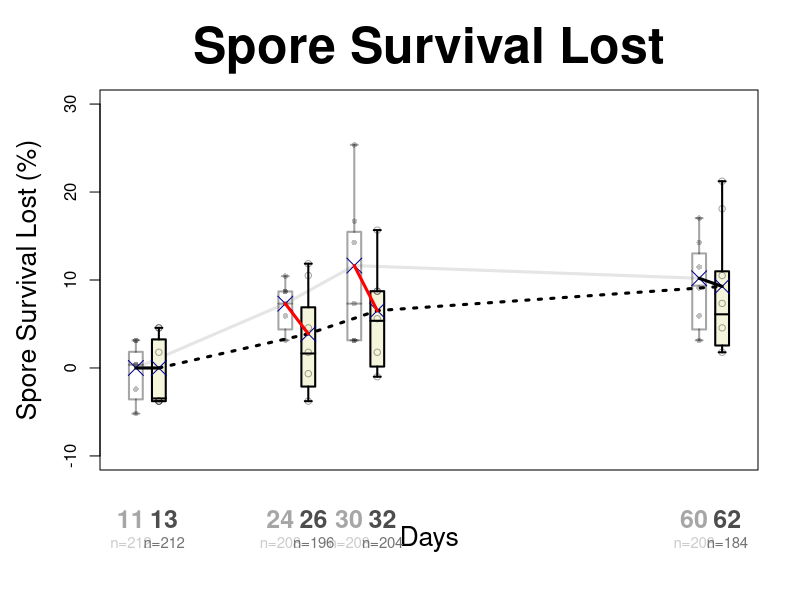
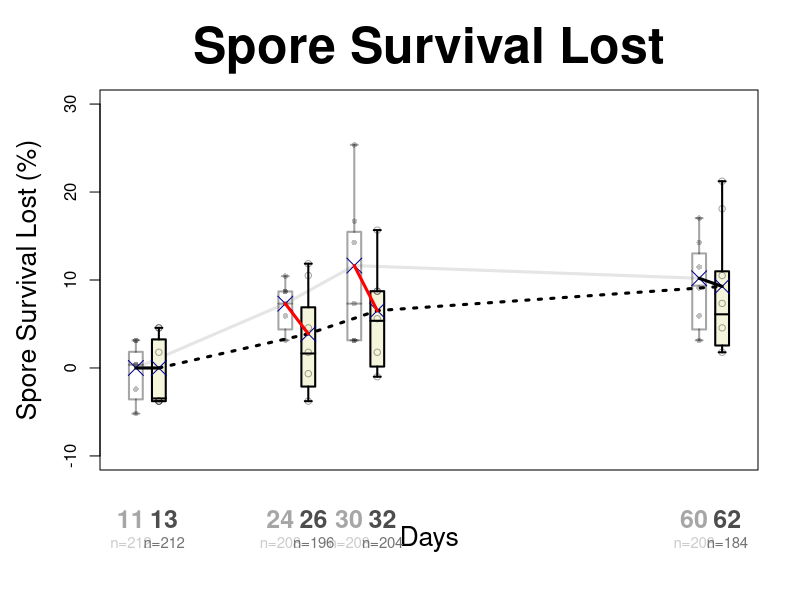

Recreate these plots in R, in order.
#| label: Figure_1_RAW.R
## ===========================
## Spore Survival Lost — no ENmisc
## ===========================

## ---------- Helpers (no dependencies) ----------

weighted_quantile <- function(x, w, probs = c(0.25, 0.5, 0.75)) {
  ok <- is.finite(x) & is.finite(w) & w > 0
  x <- x[ok]; w <- w[ok]
  if (length(x) == 0L) return(rep(NA_real_, length(probs)))
  o <- order(x); x <- x[o]; w <- w[o]
  cw <- cumsum(w) / sum(w)
  sapply(probs, function(p) approx(x = cw, y = x, xout = p, rule = 2, ties = "ordered")$y)
}

wbox_stats_one <- function(y, w) {
  qs <- weighted_quantile(y, w, c(0.25, 0.5, 0.75))
  q1 <- qs[1]; med <- qs[2]; q3 <- qs[3]
  if (!is.finite(q1) || !is.finite(q3)) {
    rng <- range(y, na.rm = TRUE)
    return(list(q1 = rng[1], med = median(y, na.rm = TRUE), q3 = rng[2], lo = rng[1], hi = rng[2]))
  }
  iqr <- q3 - q1
  if (!is.finite(iqr) || iqr == 0) {
    lo <- min(y, na.rm = TRUE); hi <- max(y, na.rm = TRUE)
    return(list(q1 = q1, med = med, q3 = q3, lo = lo, hi = hi))
  }
  data_min <- min(y, na.rm = TRUE); data_max <- max(y, na.rm = TRUE)
  lo <- max(data_min, q1 - 1.5 * iqr)
  hi <- min(data_max, q3 + 1.5 * iqr)
  list(q1 = q1, med = med, q3 = q3, lo = lo, hi = hi)
}

draw_wbox <- function(stats, xpos, boxw = 1.2, col = NA, border = "black", lwd = 2) {
  rect(xpos - boxw/2, stats$q1, xpos + boxw/2, stats$q3, col = col, border = border, lwd = lwd)
  segments(xpos - boxw/2, stats$med, xpos + boxw/2, stats$med, lwd = lwd, col = border)
  segments(xpos, stats$q3, xpos, stats$hi, lwd = lwd, col = border)
  segments(xpos, stats$q1, xpos, stats$lo, lwd = lwd, col = border)
  segments(xpos - boxw/4, stats$hi, xpos + boxw/4, stats$hi, lwd = lwd, col = border)
  segments(xpos - boxw/4, stats$lo, xpos + boxw/4, stats$lo, lwd = lwd, col = border)
}

# Groups are taken by level order and placed at 'at' by INDEX (mimics ENmisc)
wtd.boxplot <- function(formula, data = NULL, weights, at = NULL, add = FALSE,
                        xlim = NULL, ylim = NULL, xaxt = par("xaxt"),
                        xlab = "", ylab = "", col = NA, outcol = "black",
                        cex.lab = par("cex.lab"), boxw = 1.2, ...) {
  
  mf <- model.frame(formula, data = data)
  y <- mf[[1]]; x <- mf[[2]]
  
  if (!is.null(data) && is.character(weights)) weights <- data[[weights]]
  w <- weights; if (is.null(w)) w <- rep(1, length(y))
  
  x_key <- x
  grp_levels <- sort(unique(x_key))
  n_groups <- length(grp_levels)
  
  if (is.null(at)) {
    pos <- if (is.numeric(grp_levels)) grp_levels else seq_len(n_groups)
  } else {
    pos <- at
    if (length(pos) != n_groups)
      stop(sprintf("Length of 'at' (%d) must match number of groups (%d).", length(pos), n_groups))
  }
  
  if (!add) {
    if (is.null(xlim)) xlim <- range(pos) + c(-boxw, boxw)
    if (is.null(ylim)) ylim <- range(y, finite = TRUE)
    plot(NA, xlim = xlim, ylim = ylim, xlab = xlab, ylab = ylab,
         xaxt = xaxt, yaxt = par("yaxt"), type = "n", cex.lab = cex.lab)
  }
  
  if (length(col) == 1)    col    <- rep(col,    n_groups)
  if (length(outcol) == 1) outcol <- rep(outcol, n_groups)
  
  for (i in seq_len(n_groups)) {
    idx <- is.finite(y) & is.finite(w) & (w > 0)
    if (is.factor(x_key))        idx <- idx & (x_key == grp_levels[i])
    else if (is.character(x_key)) idx <- idx & (x_key == grp_levels[i])
    else                          idx <- idx & (round(as.numeric(x_key),6) == round(as.numeric(grp_levels[i]),6))
    if (!any(idx)) next
    stats <- wbox_stats_one(y[idx], w[idx])
    draw_wbox(stats, xpos = pos[i], boxw = boxw, col = col[i], border = outcol[i], lwd = 2)
  }
  invisible(pos)
}

mgp.axis.labels <- function(mgp_vec = c(2.5, 0.7, 0), type = c("x","y")) {
  type <- match.arg(type); old <- par(mgp = mgp_vec); invisible(old)
}
mgp.axis <- function(side, at, labels, cex.axis = 1, tick = FALSE, font = 1,
                     col.axis = "black", mar = NULL, line = NA, ...) {
  if (!is.null(mar))  { old <- par(mar = mar);  on.exit(par(old), add = TRUE) }
  if (!is.na(line)) { old2 <- par(xpd = NA); on.exit(par(old2), add = TRUE) } # allow label placement
  axis(side = side, at = at, labels = labels, cex.axis = cex.axis,
       tick = tick, font = font, col.axis = col.axis, line = line, ...)
}

wmean_indexed <- function(x, y, w) {
  lv <- sort(unique(x))
  sapply(seq_along(lv), function(i) {
    idx <- is.finite(y) & is.finite(w) & (w > 0) &
      (if (is.factor(x)) x == lv[i]
       else if (is.character(x)) x == lv[i]
       else round(as.numeric(x),6) == round(as.numeric(lv[i]),6))
    if (!any(idx)) return(NA_real_)
    sum(y[idx] * w[idx]) / sum(w[idx])
  })
}

numify <- function(v) { if (is.factor(v)) as.numeric(as.character(v)) else suppressWarnings(as.numeric(v)) }

## ---------- Data ----------

JB32_MMN_R3   <- read.csv2("data/Spore_Survival_Loss.csv")
JB32_MMN_R3F1 <- read.csv2("data/Spore Survival Loss_F1.csv")

# Ensure numeric types for used columns
JB32_MMN_R3[,1]   <- numify(JB32_MMN_R3[,1])
JB32_MMN_R3[,5]   <- numify(JB32_MMN_R3[,5])
JB32_MMN_R3[,6]   <- numify(JB32_MMN_R3[,6])
JB32_MMN_R3[,7]   <- numify(JB32_MMN_R3[,7])

JB32_MMN_R3F1[,1] <- numify(JB32_MMN_R3F1[,1])
JB32_MMN_R3F1[,5] <- numify(JB32_MMN_R3F1[,5])
JB32_MMN_R3F1[,6] <- numify(JB32_MMN_R3F1[,6])
JB32_MMN_R3F1[,7] <- numify(JB32_MMN_R3F1[,7])

# Labels
JB32_MMN_R3_names_bold    <- c("11","24","30","60")
JB32_MMN_R3_names         <- c("\n\nn=212", "\n\nn=208", "\n\nn=208", "\n\nn=208")
JB32_MMN_R3F1_names_bold  <- c("13","26","32","62")
JB32_MMN_R3F1_names       <- c("\n\nn=212","\n\nn=196", "\n\nn=204", "\n\nn=184")

# X positions
at_R3   <- c(11,24,30,60)
at_R3F1 <- c(13,26,32,62)

## ---------- Plot (unchanged) wrapped in a function ----------

draw_spore_survival_lost <- function() {
  par(mar = c(6.5, 5.0, 4.5, 2.1))
  
  # R3 — white translucent boxes, softer border
  wtd.boxplot(JB32_MMN_R3[,5] ~ JB32_MMN_R3[,1],
              weights = JB32_MMN_R3[,6],
              xaxt = "n", cex.lab = 1.6,
              ylim = c(-10, 30), xlim = c(10, 63),
              col    = rgb(255, 255, 255, alpha = 30, maxColorValue = 255),
              outcol = rgb(0, 0, 0, 0.35),
              ylab = "Spore Survival Lost (%)", xlab = "Days",
              at = at_R3, boxw = 1.2)
  
  title(main = "Spore Survival Lost", cex.main = 3.0)
  
  # Axis labels: number on top, "n=..." right below, aligned under each number
  offset_R3   <- -0.45
  offset_R3F1 <-  0.45
  mgp.axis.labels(c(3.0, 0.1, 0), type = "x")
  
  # R3 (lighter greys)
  mgp.axis(1, at = at_R3 + offset_R3, labels = JB32_MMN_R3_names_bold,
           cex.axis = 1.5, tick = FALSE, font = 2, col.axis = grey(0.65), line = 2)
  mgp.axis(1, at = at_R3 + offset_R3, labels = JB32_MMN_R3_names,
           cex.axis = 0.9, tick = FALSE, col.axis = grey(0.80), line = 3)
  
  # Raw points R3
  points(JB32_MMN_R3[,5] ~ JB32_MMN_R3[,7], col = rgb(0,0,0, 0.25), pch = 16, cex = 0.75)
  
  # Mean line R3: manual vars if present; else computed
  lost_R3_manual <- all(sapply(paste0("Spore_Survival_Lost_T", 2:5), exists))
  if (lost_R3_manual) {
    mean_R3 <- c(Spore_Survival_Lost_T2, Spore_Survival_Lost_T3, Spore_Survival_Lost_T4, Spore_Survival_Lost_T5)
  } else {
    mean_R3 <- wmean_indexed(JB32_MMN_R3[,1], JB32_MMN_R3[,5], JB32_MMN_R3[,6])
  }
  lines(at_R3, mean_R3, type = "l", lwd = 3, col = rgb(0,0,0, 0.10))
  
  # R3F1 — beige boxes, black border
  wtd.boxplot(JB32_MMN_R3F1[,5] ~ JB32_MMN_R3F1[,1],
              weights = JB32_MMN_R3F1[,6],
              xaxt = "n", cex.lab = 1.6,
              ylim = c(-10, 30),
              col = "#F5F5DC", outcol = "black",
              ylab = "Spore Survival Lost (%)", xlab = "Days",
              at = at_R3F1, add = TRUE, boxw = 1.2)
  
  # R3F1 labels (darker greys)
  mgp.axis.labels(c(3.0, 0.1, 0), type = "x")
  mgp.axis(1, at = at_R3F1 + offset_R3F1, labels = JB32_MMN_R3F1_names_bold,
           cex.axis = 1.5, tick = FALSE, font = 2, col.axis = grey(0.30), line = 2)
  mgp.axis(1, at = at_R3F1 + offset_R3F1, labels = JB32_MMN_R3F1_names,
           cex.axis = 0.9, tick = FALSE, col.axis = grey(0.45), line = 3)
  
  # Raw points R3F1
  points(JB32_MMN_R3F1[,5] ~ JB32_MMN_R3F1[,7], col = rgb(0,0,0, 0.35), pch = 1, cex = 0.85)
  
  # Mean line R3F1: manual if exists, else compute
  lost_F1_manual <- all(sapply(paste0("Spore_Survival_Lost_F1_T", 2:5), exists))
  if (lost_F1_manual) {
    mean_R3F1 <- c(Spore_Survival_Lost_F1_T2, Spore_Survival_Lost_F1_T3, Spore_Survival_Lost_F1_T4, Spore_Survival_Lost_F1_T5)
  } else {
    mean_R3F1 <- wmean_indexed(JB32_MMN_R3F1[,1], JB32_MMN_R3F1[,5], JB32_MMN_R3F1[,6])
  }
  lines(at_R3F1, mean_R3F1, type = "l", lwd = 3, lty = 3)
  
  # Blue crosses on means
  points(at_R3,   mean_R3,   pch = 4, cex = 2, col = "darkblue")
  points(at_R3F1, mean_R3F1, pch = 4, cex = 2, col = "darkblue")
  
  # Pair connectors with requested colours
  pair_cols <- c("black", "#FF0000", "#FF0000", "black")
  for (i in seq_along(at_R3)) {
    if (is.finite(mean_R3[i]) && is.finite(mean_R3F1[i])) {
      lines(c(at_R3[i], at_R3F1[i]),
            c(mean_R3[i], mean_R3F1[i]),
            type = "l", lwd = 3, col = pair_cols[i])
    }
  }
}

## ---------- Show + Save ----------

# Assegura carpeta output
if (!dir.exists("output")) {
  dir.create("output", recursive = TRUE, showWarnings = FALSE)
}

# Mostra a la finestra gràfica (RStudio / knitr)
draw_spore_survival_lost()

# Desa com a PNG a output/
png(filename = "output/FIGURE_1_SPORE_SURVIVAL_LOST.png",
    width = 7, height = 5, units = "in", res = 300)
draw_spore_survival_lost()
dev.off()